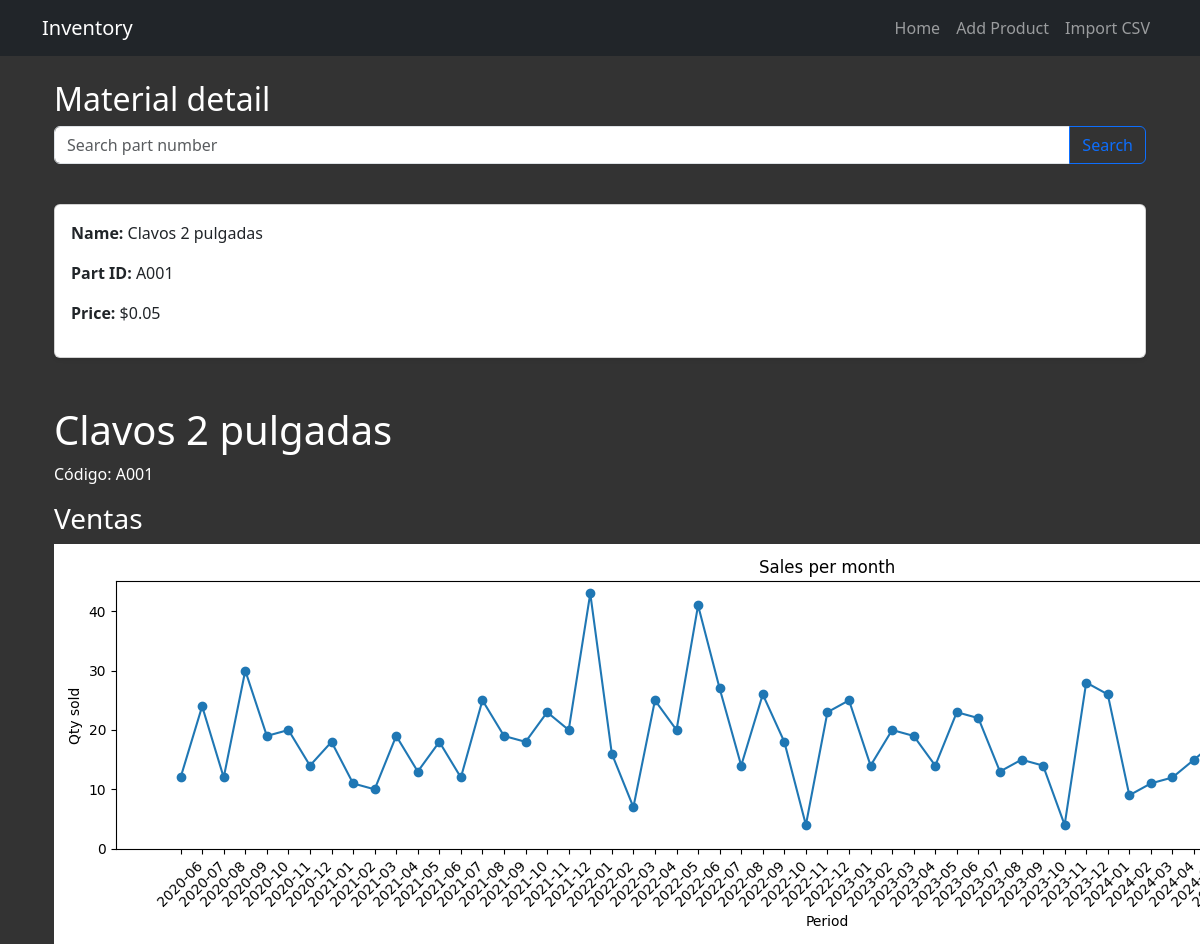
The page /parts/A001 on the database its author committed.
### main.py (models this page shows)
class Article(db.Model):
    __tablename__ = "articles"
    id: Mapped[int] = mapped_column(primary_key=True)
    code: Mapped[str] = mapped_column(String, nullable=False)
    name: Mapped[str] = mapped_column(String(250), unique=True, nullable=False)
    description: Mapped[str] = mapped_column(String(250), nullable=False)
    quantity: Mapped[int] = mapped_column(Integer, nullable=False)
    unit_price: Mapped[float] = mapped_column(Float, nullable=False)
    sales: Mapped[list["Sale"]] = relationship("Sale", back_populates="article")

### main.py (the view)
@app.route('/parts/<string:article_code>', methods=['GET'])
def view_material(article_code):
    new_code = request.args.get('code')
    if new_code:
        return redirect(url_for('view_material', article_code=new_code.lower()))
    material = db.session.execute(db.select(Article).where(Article.code.ilike(article_code))).scalar()
    if not material:
        flash('Material not found', 'danger')
        return redirect(url_for('home'))
    sales_data = {sale.date.strftime('%Y-%m'): 0 for sale in material.sales}
    for sale in material.sales:
        key = sale.date.strftime('%Y-%m')
        sales_data[key] += sale.quantity
    df = pd.DataFrame(list(sales_data.items()), columns=['period', 'quantity'])
    df.sort_values('period', inplace=True)
    chart = generate_sales_plot(df.to_dict(orient='records'))
    return render_template('parts.html', article=material, chart=chart)

### main.py (called while the page is built)
def generate_sales_plot(sales_df):
    df = pd.DataFrame(sales_df)
    fig, ax = plt.subplots(figsize=(15, 4))
    ax.plot(df['period'], df['quantity'], marker='o')
    ax.set_title('Sales per month')
    ax.set_xlabel('Period')
    ax.set_ylabel('Qty sold')
    plt.xticks(rotation=45)
    buf = io.BytesIO()
    plt.tight_layout()
    fig.savefig(buf, format='png')
    plt.close(fig)
    buf.seek(0)
    return base64.b64encode(buf.read()).decode('utf-8')

### templates/parts.html (shortened to what this page needs)
{% extends 'base.html' %}
    {% block styles %}
        {{ bootstrap.load_css() }}
        <link rel="stylesheet" href="{{ url_for('static',filename='styles.css')}}">
    {% endblock %}
{% block content %}
<div class="container mt-4">
    <h2>Material detail</h2>
    <form action="{{ url_for('view_material', article_code=article.code) }}" method="GET" class="row g-3 mb-4">
        <div class="input-group mb-3">
            <input type="text" class="form-control" name="code" placeholder="Search part number">
            <button type="submit" class="btn btn-outline-primary">Search</button>
        </div>
    </form>
    <div class="card p-3 shadow-sm rounded">
        <p><strong>Name:</strong> {{article.name}}</p>
        <p><strong>Part ID:</strong> {{article.code}}</p>
        <p><strong>Price:</strong> ${{article.unit_price}}</p>
    </div>
    <div class="mt-5">
        <h1>{{ article.name }}</h1>
        <p>Código: {{ article.code }}</p>
        <h3>Ventas</h3>
        <img alt="Ventas mensuales">
    </div>
</div>
{% endblock %}

### static/styles.css (style rules this page uses)
html, body { height: 100%; overflow-y: auto; }
body { background-color: #333; color: white; overflow-x: auto; }

### rows shown on the page
Article: name "Clavos 2 pulgadas", code "A001", unit_price "0.05"
